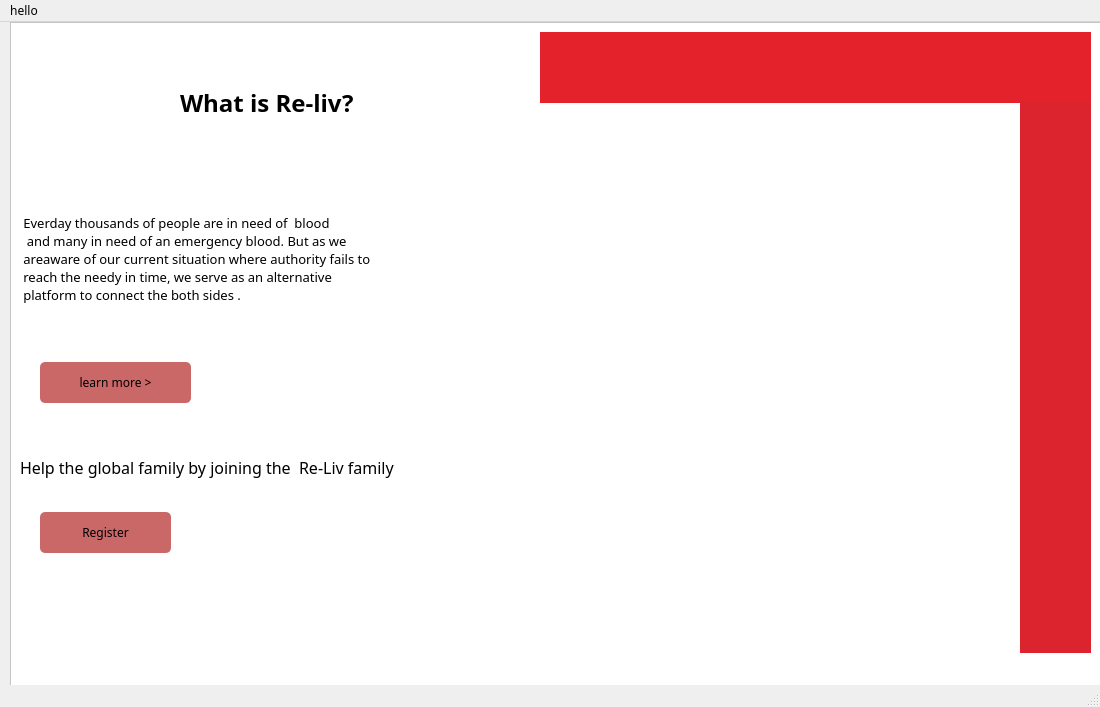
<?xml version="1.0" encoding="UTF-8"?>
<ui version="4.0">
 <class>MainWindow</class>
 <widget class="QMainWindow" name="MainWindow">
  <property name="geometry">
   <rect>
    <x>0</x>
    <y>0</y>
    <width>1100</width>
    <height>707</height>
   </rect>
  </property>
  <property name="maximumSize">
   <size>
    <width>1100</width>
    <height>900</height>
   </size>
  </property>
  <property name="windowTitle">
   <string>MainWindow</string>
  </property>
  <property name="styleSheet">
   <string notr="true">*{
 font-family: century gothic;

}</string>
  </property>
  <widget class="QWidget" name="centralwidget">
   <widget class="QFrame" name="frame">
    <property name="geometry">
     <rect>
      <x>10</x>
      <y>0</y>
      <width>1100</width>
      <height>841</height>
     </rect>
    </property>
    <property name="maximumSize">
     <size>
      <width>1100</width>
      <height>900</height>
     </size>
    </property>
    <property name="styleSheet">
     <string notr="true">QFrame#frame{background-color: rgb(255, 255, 255);}


</string>
    </property>
    <property name="frameShape">
     <enum>QFrame::StyledPanel</enum>
    </property>
    <property name="frameShadow">
     <enum>QFrame::Raised</enum>
    </property>
    <widget class="QLabel" name="label">
     <property name="geometry">
      <rect>
       <x>0</x>
       <y>10</y>
       <width>121</width>
       <height>141</height>
      </rect>
     </property>
     <property name="styleSheet">
      <string notr="true">
border-image: url(:/img/images/Blue, white and green Medical care logo.png);</string>
     </property>
     <property name="text">
      <string/>
     </property>
    </widget>
    <widget class="QPushButton" name="why">
     <property name="geometry">
      <rect>
       <x>30</x>
       <y>340</y>
       <width>151</width>
       <height>41</height>
      </rect>
     </property>
     <property name="styleSheet">
      <string notr="true">QPushButton#why{

 	background-color: rgb(202, 103, 103);
border-radius: 5px;

}
QPushButton#why:hover{
	background-color: rgb(224, 226, 255);

}

QPushButton#why:pressed{

padding-left:5px;
padding-top:5px;

}</string>
     </property>
     <property name="text">
      <string>learn more &gt;</string>
     </property>
    </widget>
    <widget class="QLabel" name="label_3">
     <property name="geometry">
      <rect>
       <x>10</x>
       <y>160</y>
       <width>491</width>
       <height>171</height>
      </rect>
     </property>
     <property name="font">
      <font>
       <family>century gothic</family>
       <pointsize>10</pointsize>
      </font>
     </property>
     <property name="styleSheet">
      <string notr="true">background-color: rgba(0,0,0,0);</string>
     </property>
     <property name="text">
      <string> Everday thousands of people are in need of  blood
  and many in need of an emergency blood. But as we
 areaware of our current situation where authority fails to
 reach the needy in time, we serve as an alternative
 platform to connect the both sides . 
</string>
     </property>
    </widget>
    <widget class="QLabel" name="label_4">
     <property name="geometry">
      <rect>
       <x>10</x>
       <y>410</y>
       <width>501</width>
       <height>71</height>
      </rect>
     </property>
     <property name="font">
      <font>
       <family>century gothic</family>
       <pointsize>12</pointsize>
      </font>
     </property>
     <property name="styleSheet">
      <string notr="true">background-color: rgba(235, 203, 203,2);</string>
     </property>
     <property name="text">
      <string>Help the global family by joining the  Re-Liv family</string>
     </property>
    </widget>
    <widget class="QPushButton" name="reg">
     <property name="geometry">
      <rect>
       <x>30</x>
       <y>490</y>
       <width>131</width>
       <height>41</height>
      </rect>
     </property>
     <property name="styleSheet">
      <string notr="true">QPushButton#reg{

 	background-color: rgb(202, 103, 103);
border-radius: 5px;

}
QPushButton#reg:hover{
	background-color: rgb(224, 226, 255);

}

QPushButton#reg:pressed{

padding-left:5px;
padding-top:5px;

}</string>
     </property>
     <property name="text">
      <string>Register</string>
     </property>
    </widget>
    <widget class="QLabel" name="label_6">
     <property name="geometry">
      <rect>
       <x>170</x>
       <y>50</y>
       <width>251</width>
       <height>61</height>
      </rect>
     </property>
     <property name="font">
      <font>
       <family>century gothic</family>
       <pointsize>18</pointsize>
       <bold>true</bold>
      </font>
     </property>
     <property name="text">
      <string>What is Re-liv?</string>
     </property>
    </widget>
    <widget class="QLabel" name="label_5">
     <property name="geometry">
      <rect>
       <x>540</x>
       <y>100</y>
       <width>461</width>
       <height>391</height>
      </rect>
     </property>
     <property name="styleSheet">
      <string notr="true">border-image: url(:/img/images/bg3.jpg);</string>
     </property>
     <property name="text">
      <string/>
     </property>
    </widget>
    <widget class="QLabel" name="label_2">
     <property name="geometry">
      <rect>
       <x>530</x>
       <y>10</y>
       <width>551</width>
       <height>71</height>
      </rect>
     </property>
     <property name="styleSheet">
      <string notr="true">background-color: rgb(227, 34, 44);</string>
     </property>
     <property name="text">
      <string/>
     </property>
    </widget>
    <widget class="QLabel" name="label_7">
     <property name="geometry">
      <rect>
       <x>1010</x>
       <y>80</y>
       <width>71</width>
       <height>551</height>
      </rect>
     </property>
     <property name="styleSheet">
      <string notr="true">background-color: rgb(219, 36, 46);</string>
     </property>
     <property name="text">
      <string/>
     </property>
    </widget>
   </widget>
  </widget>
  <widget class="QStatusBar" name="statusbar"/>
  <widget class="QMenuBar" name="menubar">
   <property name="geometry">
    <rect>
     <x>0</x>
     <y>0</y>
     <width>1100</width>
     <height>24</height>
    </rect>
   </property>
   <widget class="QMenu" name="menuhello">
    <property name="title">
     <string>hello</string>
    </property>
   </widget>
   <addaction name="menuhello"/>
  </widget>
 </widget>
 <resources/>
 <connections/>
</ui>
